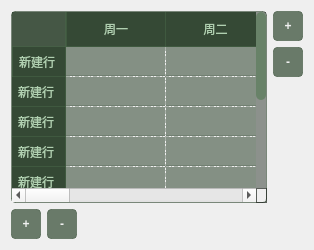
        <widget class="QWidget" name="weekdays">
         <attribute name="title">
          <string>课程表</string>
         </attribute>
         <layout class="QGridLayout" name="gridLayout_13">
          <item row="0" column="7">
           <widget class="QPushButton" name="add_day">
            <property name="styleSheet">
             <string notr="true">/* 最小化按钮样式 - 暗色主题与绿色调协调 */
QPushButton#add_day {
    background-color: rgba(80, 100, 80, 0.85);  /* 深绿色调背景 */
    border: 1px solid rgba(80, 100, 80, 0.7);  /* 浅绿色边框 */
    border-radius: 4px;
    color: #f0f0f0;
    padding: 4px;
    min-width: 20px;
    max-width: 20px;
    min-height: 20px;
    max-height: 20px;
    font-weight: bold;
    qproperty-text: &quot;+&quot;;  /* 使用下划线作为最小化符号 */
}

/* 悬停状态 - 增强绿色调 */
QPushButton#minimize_button:hover {
    background-color: rgba(70, 90, 70, 0.9);
    border-color: rgba(100, 130, 100, 0.8);
}

/* 按下状态 */
QPushButton#minimize_button:pressed {
    background-color: rgba(90, 110, 90, 0.9);
    border-color: rgba(120, 150, 120, 0.8);
}

/* 禁用状态 */
QPushButton#minimize_button:disabled {
    background-color: rgba(50, 60, 50, 0.6);
    border-color: rgba(70, 80, 70, 0.5);
    color: rgba(180, 180, 180, 0.5);
}</string>
            </property>
            <property name="text">
             <string>+</string>
            </property>
           </widget>
          </item>
          <item row="1" column="7">
           <widget class="QPushButton" name="del_day">
            <property name="styleSheet">
             <string notr="true">/* 最小化按钮样式 - 暗色主题与绿色调协调 */
QPushButton#del_day {
    background-color: rgba(80, 100, 80, 0.85);  /* 深绿色调背景 */
    border: 1px solid rgba(80, 100, 80, 0.7);  /* 浅绿色边框 */
    border-radius: 4px;
    color: #f0f0f0;
    padding: 4px;
    min-width: 20px;
    max-width: 20px;
    min-height: 20px;
    max-height: 20px;
    font-weight: bold;
    qproperty-text: &quot;-&quot;;  /* 使用下划线作为最小化符号 */
}

/* 悬停状态 - 增强绿色调 */
QPushButton#minimize_button:hover {
    background-color: rgba(70, 90, 70, 0.9);
    border-color: rgba(100, 130, 100, 0.8);
}

/* 按下状态 */
QPushButton#minimize_button:pressed {
    background-color: rgba(90, 110, 90, 0.9);
    border-color: rgba(120, 150, 120, 0.8);
}

/* 禁用状态 */
QPushButton#minimize_button:disabled {
    background-color: rgba(50, 60, 50, 0.6);
    border-color: rgba(70, 80, 70, 0.5);
    color: rgba(180, 180, 180, 0.5);
}</string>
            </property>
            <property name="text">
             <string>-</string>
            </property>
           </widget>
          </item>
          <item row="7" column="1">
           <widget class="QPushButton" name="del_lesson">
            <property name="styleSheet">
             <string notr="true">/* 最小化按钮样式 - 暗色主题与绿色调协调 */
QPushButton#del_lesson {
    background-color: rgba(80, 100, 80, 0.85);  /* 深绿色调背景 */
    border: 1px solid rgba(80, 100, 80, 0.7);  /* 浅绿色边框 */
    border-radius: 4px;
    color: #f0f0f0;
    padding: 4px;
    min-width: 20px;
    max-width: 20px;
    min-height: 20px;
    max-height: 20px;
    font-weight: bold;
    qproperty-text: &quot;-&quot;;  /* 使用下划线作为最小化符号 */
}

/* 悬停状态 - 增强绿色调 */
QPushButton#minimize_button:hover {
    background-color: rgba(70, 90, 70, 0.9);
    border-color: rgba(100, 130, 100, 0.8);
}

/* 按下状态 */
QPushButton#minimize_button:pressed {
    background-color: rgba(90, 110, 90, 0.9);
    border-color: rgba(120, 150, 120, 0.8);
}

/* 禁用状态 */
QPushButton#minimize_button:disabled {
    background-color: rgba(50, 60, 50, 0.6);
    border-color: rgba(70, 80, 70, 0.5);
    color: rgba(180, 180, 180, 0.5);
}</string>
            </property>
            <property name="text">
             <string>-</string>
            </property>
           </widget>
          </item>
          <item row="7" column="0">
           <widget class="QPushButton" name="add_lesson">
            <property name="styleSheet">
             <string notr="true">/* 最小化按钮样式 - 暗色主题与绿色调协调 */
QPushButton#add_lesson {
    background-color: rgba(80, 100, 80, 0.85);  /* 深绿色调背景 */
    border: 1px solid rgba(80, 100, 80, 0.7);  /* 浅绿色边框 */
    border-radius: 4px;
    color: #f0f0f0;
    padding: 4px;
    min-width: 20px;
    max-width: 20px;
    min-height: 20px;
    max-height: 20px;
    font-weight: bold;
    qproperty-text: &quot;+&quot;;  /* 使用下划线作为最小化符号 */
}

/* 悬停状态 - 增强绿色调 */
QPushButton#minimize_button:hover {
    background-color: rgba(70, 90, 70, 0.9);
    border-color: rgba(100, 130, 100, 0.8);
}

/* 按下状态 */
QPushButton#minimize_button:pressed {
    background-color: rgba(90, 110, 90, 0.9);
    border-color: rgba(120, 150, 120, 0.8);
}

/* 禁用状态 */
QPushButton#minimize_button:disabled {
    background-color: rgba(50, 60, 50, 0.6);
    border-color: rgba(70, 80, 70, 0.5);
    color: rgba(180, 180, 180, 0.5);
}</string>
            </property>
            <property name="text">
             <string>+</string>
            </property>
           </widget>
          </item>
          <item row="0" column="0" rowspan="3" colspan="6">
           <widget class="QTableWidget" name="lessons_tab">
            <property name="sizePolicy">
             <sizepolicy hsizetype="Preferred" vsizetype="Preferred">
              <horstretch>0</horstretch>
              <verstretch>0</verstretch>
             </sizepolicy>
            </property>
            <property name="styleSheet">
             <string notr="true">/* QTableWidget 主样式 */
QTableWidget {
    background-color: rgba(40, 50, 40, 0.0);  /* 完全透明背景 */
    border: 1px solid rgba(70, 90, 70, 0.7);
    border-radius: 4px;
    gridline-color: rgba(70, 90, 70, 0.4);
    color: #e0e0e0;
    selection-background-color: rgba(60, 120, 70, 0.7);
    selection-color: white;
    outline: 0;  /* 移除选中时的虚线框 */
}

/* 表头样式 */
QHeaderView {
    background-color: rgba(40, 60, 40, 0.8);
    border: none;
    border-radius: 0;
}

QHeaderView::section {
    background-color: rgba(50, 70, 50, 0.9);
    color: #b0d0b0;
    padding: 6px;
    border: 1px solid rgba(70, 100, 70, 0.6);
    border-left: none;
    border-top: none;
    font-weight: normal;
}

QHeaderView::section:first {
    border-left: 1px solid rgba(70, 100, 70, 0.6);
}

QHeaderView::section:checked {
    background-color: rgba(60, 90, 60, 0.9);
    color: white;
}

/* 表项样式 */
QTableWidget::item {
    padding: 4px 8px;
    border-bottom: 1px solid rgba(70, 90, 70, 0.3);
}

QTableWidget::item:hover {
    background-color: rgba(60, 80, 60, 0.4);
}

QTableWidget::item:selected {
    background-color: rgba(60, 120, 70, 0.7);
    color: white;
}

/* 交替行颜色 */
QTableWidget::item:alternate {
    background-color: rgba(45, 55, 45, 0.2);
}

/* 角部按钮样式 */
QTableCornerButton::section {
    background-color: rgba(50, 70, 50, 0.9);
    border: 1px solid rgba(70, 100, 70, 0.6);
    border-left: none;
    border-top: none;
}

/* 滚动条样式（与主样式一致） */
QTableWidget QScrollBar:vertical {
    background: rgba(40, 50, 40, 0.5);
    width: 10px;
}

QTableWidget QScrollBar::handle:vertical {
    background: rgba(80, 120, 80, 0.6);
    min-height: 20px;
    border-radius: 5px;
}

QTableWidget QScrollBar::add-line:vertical, 
QTableWidget QScrollBar::sub-line:vertical {
    background: none;
}

/* 编辑状态下的样式 */
QTableWidget::item:editing {
    background-color: rgba(60, 80, 60, 0.6);
}</string>
            </property>
            <property name="gridStyle">
             <enum>Qt::PenStyle::DashDotLine</enum>
            </property>
            <property name="sortingEnabled">
             <bool>false</bool>
            </property>
            <row>
             <property name="text">
              <string>新建行</string>
             </property>
            </row>
            <row>
             <property name="text">
              <string>新建行</string>
             </property>
            </row>
            <row>
             <property name="text">
              <string>新建行</string>
             </property>
            </row>
            <row>
             <property name="text">
              <string>新建行</string>
             </property>
            </row>
            <row>
             <property name="text">
              <string>新建行</string>
             </property>
            </row>
            <row>
             <property name="text">
              <string>新建行</string>
             </property>
            </row>
            <row>
             <property name="text">
              <string>新建行</string>
             </property>
            </row>
            <row>
             <property name="text">
              <string>新建行</string>
             </property>
            </row>
            <column>
             <property name="text">
              <string>周一</string>
             </property>
            </column>
            <column>
             <property name="text">
              <string>周二</string>
             </property>
            </column>
            <column>
             <property name="text">
              <string>周三</string>
             </property>
            </column>
            <column>
             <property name="text">
              <string>周四</string>
             </property>
            </column>
            <column>
             <property name="text">
              <string>周五</string>
             </property>
            </column>
            <item row="0" column="0">
             <property name="text">
              <string/>
             </property>
            </item>
           </widget>
          </item>
         </layout>
        </widget>
